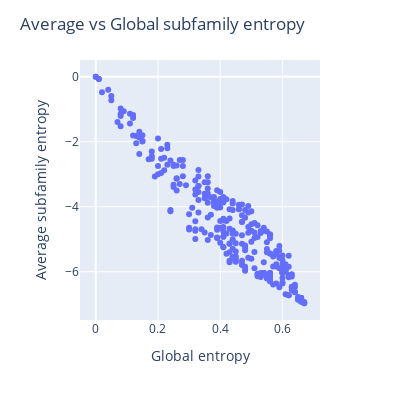

Notebook code cell kept with this figure:
### Code cell
# Make scatter plot in new figure

fig = px.scatter(x=average_subfam, 
                 y=global_entropy,
                 hover_name=msa_residues,
                 width=400,
                 height=400)
fig.update_layout(title='Average vs Global subfamily entropy', xaxis_title='Global entropy', yaxis_title='Average subfamily entropy')
fig.show()

### Figure 1 — Plotly figure (JSON) as saved in the notebook; plotly's stock layout.template omitted (floating-point values rounded to 4 significant figures; data arrays with more than 128 entries replaced by an {"elided": "..."} marker saying what was removed)
{"data": [{"hovertemplate": "<b>%{hovertext}</b><br><br>x=%{x}<br>y=%{y}<extra></extra>", "hovertext": {"elided": "295 str values"}, "legendgroup": "", "marker": {"color": "#636efa", "symbol": "circle"}, "mode": "markers", "name": "", "orientation": "v", "showlegend": false, "type": "scatter", "x": {"elided": "295 float values"}, "xaxis": "x", "y": {"elided": "295 float values"}, "yaxis": "y"}], "layout": {"height": 400, "legend": {"tracegroupgap": 0}, "margin": {"t": 60}, "title": {"text": "Average vs Global subfamily entropy"}, "width": 400, "xaxis": {"anchor": "y", "domain": [0, 1], "title": {"text": "Global entropy"}}, "yaxis": {"anchor": "x", "domain": [0, 1], "title": {"text": "Average subfamily entropy"}}}}
